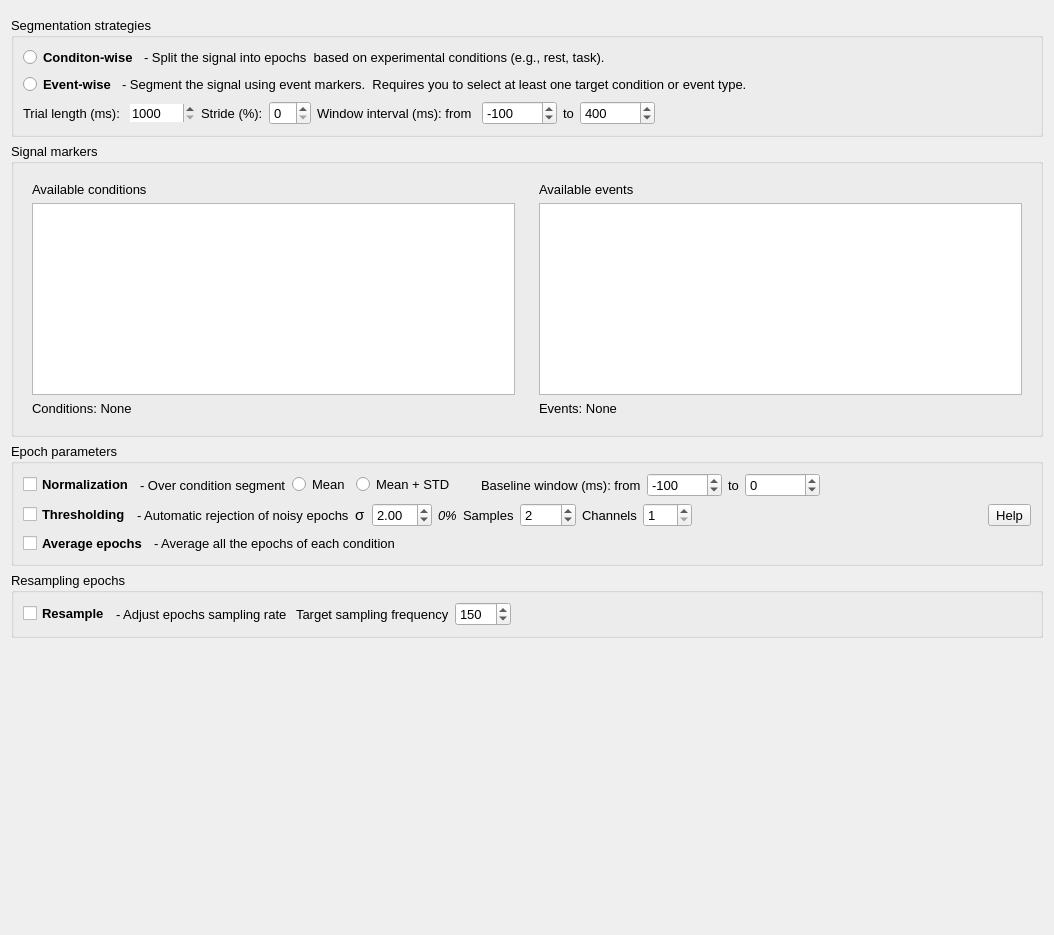
<?xml version="1.0" encoding="UTF-8"?>
<ui version="4.0">
 <class>Form</class>
 <widget class="QWidget" name="Form">
  <property name="geometry">
   <rect>
    <x>0</x>
    <y>0</y>
    <width>1054</width>
    <height>935</height>
   </rect>
  </property>
  <property name="windowTitle">
   <string>Form</string>
  </property>
  <layout class="QVBoxLayout" name="verticalLayout_2">
   <item>
    <widget class="QFrame" name="topContentWidget">
     <property name="styleSheet">
      <string notr="true">QFrame {
	border: none;
}</string>
     </property>
     <property name="frameShape">
      <enum>QFrame::NoFrame</enum>
     </property>
    </widget>
   </item>
   <item>
    <widget class="QGroupBox" name="segmentation_properties">
     <property name="font">
      <font>
       <pointsize>10</pointsize>
      </font>
     </property>
     <property name="title">
      <string>Segmentation strategies</string>
     </property>
     <layout class="QVBoxLayout" name="verticalLayout">
      <item>
       <layout class="QVBoxLayout" name="verticalLayout_5">
        <item>
         <layout class="QHBoxLayout" name="horizontalLayout_9">
          <item>
           <widget class="QRadioButton" name="conditionRButton">
            <property name="font">
             <font>
              <pointsize>10</pointsize>
              <weight>75</weight>
              <bold>true</bold>
             </font>
            </property>
            <property name="text">
             <string>Conditon-wise</string>
            </property>
           </widget>
          </item>
          <item>
           <widget class="QLabel" name="label_2">
            <property name="text">
             <string>- Split the signal into epochs  based on experimental conditions (e.g., rest, task).</string>
            </property>
           </widget>
          </item>
          <item>
           <spacer name="horizontalSpacer">
            <property name="orientation">
             <enum>Qt::Horizontal</enum>
            </property>
            <property name="sizeHint" stdset="0">
             <size>
              <width>40</width>
              <height>20</height>
             </size>
            </property>
           </spacer>
          </item>
         </layout>
        </item>
        <item>
         <layout class="QHBoxLayout" name="horizontalLayout_6">
          <item>
           <widget class="QRadioButton" name="eventRButton">
            <property name="font">
             <font>
              <pointsize>10</pointsize>
              <weight>75</weight>
              <bold>true</bold>
             </font>
            </property>
            <property name="text">
             <string>Event-wise</string>
            </property>
           </widget>
          </item>
          <item>
           <widget class="QLabel" name="label">
            <property name="text">
             <string>- Segment the signal using event markers.  Requires you to select at least one target condition or event type.</string>
            </property>
           </widget>
          </item>
          <item>
           <spacer name="horizontalSpacer_6">
            <property name="orientation">
             <enum>Qt::Horizontal</enum>
            </property>
            <property name="sizeHint" stdset="0">
             <size>
              <width>40</width>
              <height>20</height>
             </size>
            </property>
           </spacer>
          </item>
         </layout>
        </item>
       </layout>
      </item>
      <item>
       <layout class="QHBoxLayout" name="trials">
        <item>
         <widget class="QLabel" name="trialLabel">
          <property name="toolTip">
           <string>Epochs length in samples</string>
          </property>
          <property name="text">
           <string>Trial length (ms): </string>
          </property>
         </widget>
        </item>
        <item>
         <widget class="QSpinBox" name="trialBox">
          <property name="font">
           <font>
            <pointsize>10</pointsize>
            <kerning>true</kerning>
           </font>
          </property>
          <property name="styleSheet">
           <string notr="true"/>
          </property>
          <property name="inputMethodHints">
           <set>Qt::ImhNone</set>
          </property>
          <property name="frame">
           <bool>false</bool>
          </property>
          <property name="keyboardTracking">
           <bool>true</bool>
          </property>
          <property name="minimum">
           <number>1000</number>
          </property>
          <property name="maximum">
           <number>100000</number>
          </property>
          <property name="singleStep">
           <number>100</number>
          </property>
         </widget>
        </item>
        <item>
         <widget class="QLabel" name="trialstrideLabel">
          <property name="text">
           <string>Stride (%):</string>
          </property>
         </widget>
        </item>
        <item>
         <widget class="QSpinBox" name="trialstrideBox">
          <property name="styleSheet">
           <string notr="true"/>
          </property>
         </widget>
        </item>
        <item>
         <widget class="QLabel" name="winLabel_1">
          <property name="toolTip">
           <string>Temporal window in ms of the epoch. For example, w_epoch_t = [0, 1000] takes the epoch form 0 ms to 1000 ms after each onset (0 ms represents the onset).</string>
          </property>
          <property name="text">
           <string>Window interval (ms): from </string>
          </property>
         </widget>
        </item>
        <item>
         <widget class="QSpinBox" name="winBox_1">
          <property name="font">
           <font>
            <pointsize>10</pointsize>
            <kerning>true</kerning>
           </font>
          </property>
          <property name="styleSheet">
           <string notr="true"/>
          </property>
          <property name="frame">
           <bool>true</bool>
          </property>
          <property name="minimum">
           <number>-100000</number>
          </property>
          <property name="maximum">
           <number>100000</number>
          </property>
          <property name="singleStep">
           <number>100</number>
          </property>
          <property name="value">
           <number>-100</number>
          </property>
         </widget>
        </item>
        <item>
         <widget class="QLabel" name="winLabel_2">
          <property name="text">
           <string>to</string>
          </property>
         </widget>
        </item>
        <item>
         <widget class="QSpinBox" name="winBox_2">
          <property name="styleSheet">
           <string notr="true"/>
          </property>
          <property name="minimum">
           <number>-100000</number>
          </property>
          <property name="maximum">
           <number>100000</number>
          </property>
          <property name="singleStep">
           <number>100</number>
          </property>
          <property name="value">
           <number>400</number>
          </property>
         </widget>
        </item>
        <item>
         <spacer name="horizontalSpacer_2">
          <property name="orientation">
           <enum>Qt::Horizontal</enum>
          </property>
          <property name="sizeHint" stdset="0">
           <size>
            <width>40</width>
            <height>20</height>
           </size>
          </property>
         </spacer>
        </item>
       </layout>
      </item>
     </layout>
    </widget>
   </item>
   <item>
    <widget class="QGroupBox" name="signal_markers">
     <property name="sizePolicy">
      <sizepolicy hsizetype="Preferred" vsizetype="Fixed">
       <horstretch>0</horstretch>
       <verstretch>0</verstretch>
      </sizepolicy>
     </property>
     <property name="font">
      <font>
       <pointsize>10</pointsize>
      </font>
     </property>
     <property name="title">
      <string>Signal markers</string>
     </property>
     <layout class="QHBoxLayout" name="horizontalLayout">
      <item>
       <layout class="QVBoxLayout" name="available_conditions">
        <item>
         <widget class="QWidget" name="conditionWidget" native="true">
          <layout class="QVBoxLayout" name="verticalLayout_3">
           <item>
            <widget class="QLabel" name="availableconditionsLabel">
             <property name="text">
              <string>Available conditions</string>
             </property>
            </widget>
           </item>
           <item>
            <widget class="QListView" name="conditionList"/>
           </item>
           <item>
            <widget class="QLabel" name="conditionLabel">
             <property name="sizePolicy">
              <sizepolicy hsizetype="Preferred" vsizetype="Preferred">
               <horstretch>0</horstretch>
               <verstretch>3</verstretch>
              </sizepolicy>
             </property>
             <property name="text">
              <string>Conditions: None </string>
             </property>
            </widget>
           </item>
          </layout>
         </widget>
        </item>
       </layout>
      </item>
      <item>
       <layout class="QVBoxLayout" name="available_events">
        <item>
         <widget class="QWidget" name="eventWidget" native="true">
          <layout class="QVBoxLayout" name="verticalLayout_4">
           <item>
            <widget class="QLabel" name="availableeventsLabel">
             <property name="text">
              <string>Available events</string>
             </property>
            </widget>
           </item>
           <item>
            <widget class="QListView" name="eventList"/>
           </item>
           <item>
            <widget class="QLabel" name="eventLabel">
             <property name="sizePolicy">
              <sizepolicy hsizetype="Preferred" vsizetype="Preferred">
               <horstretch>0</horstretch>
               <verstretch>3</verstretch>
              </sizepolicy>
             </property>
             <property name="text">
              <string>Events: None </string>
             </property>
            </widget>
           </item>
          </layout>
         </widget>
        </item>
       </layout>
      </item>
     </layout>
    </widget>
   </item>
   <item>
    <widget class="QGroupBox" name="groupBox_2">
     <property name="font">
      <font>
       <pointsize>10</pointsize>
      </font>
     </property>
     <property name="title">
      <string>Epoch parameters</string>
     </property>
     <layout class="QVBoxLayout" name="verticalLayout_8">
      <item>
       <layout class="QHBoxLayout" name="horizontalLayout_5">
        <item>
         <widget class="QCheckBox" name="normCBox">
          <property name="font">
           <font>
            <pointsize>10</pointsize>
            <weight>75</weight>
            <bold>true</bold>
           </font>
          </property>
          <property name="text">
           <string>Normalization</string>
          </property>
         </widget>
        </item>
        <item>
         <widget class="QLabel" name="normLabel">
          <property name="font">
           <font>
            <pointsize>10</pointsize>
            <italic>false</italic>
           </font>
          </property>
          <property name="text">
           <string>- Over condition segment</string>
          </property>
          <property name="margin">
           <number>0</number>
          </property>
          <property name="indent">
           <number>-8</number>
          </property>
         </widget>
        </item>
        <item>
         <widget class="QRadioButton" name="dcRButton">
          <property name="text">
           <string>Mean</string>
          </property>
         </widget>
        </item>
        <item>
         <widget class="QRadioButton" name="zscoreRButton">
          <property name="text">
           <string>Mean + STD</string>
          </property>
         </widget>
        </item>
        <item>
         <spacer name="horizontalSpacer_7">
          <property name="orientation">
           <enum>Qt::Horizontal</enum>
          </property>
          <property name="sizeType">
           <enum>QSizePolicy::Fixed</enum>
          </property>
          <property name="sizeHint" stdset="0">
           <size>
            <width>20</width>
            <height>20</height>
           </size>
          </property>
         </spacer>
        </item>
        <item>
         <widget class="QLabel" name="baselineLabel_1">
          <property name="toolTip">
           <string>Temporal window in ms of the baseline. For example, w_baseline_t = [-500, 100] takes the baseline from -500 ms before each onset to 100 ms after each onset (0 ms represents the onset). This chunk of signal is used to normalize the epoch, if applicable.</string>
          </property>
          <property name="text">
           <string>Baseline window (ms): from</string>
          </property>
         </widget>
        </item>
        <item>
         <widget class="QSpinBox" name="baselineCBox_1">
          <property name="styleSheet">
           <string notr="true"/>
          </property>
          <property name="minimum">
           <number>-100000</number>
          </property>
          <property name="maximum">
           <number>10000</number>
          </property>
          <property name="value">
           <number>-100</number>
          </property>
         </widget>
        </item>
        <item>
         <widget class="QLabel" name="baselineLabel_2">
          <property name="text">
           <string>to</string>
          </property>
         </widget>
        </item>
        <item>
         <widget class="QSpinBox" name="baselineCBox_2">
          <property name="styleSheet">
           <string notr="true"/>
          </property>
          <property name="minimum">
           <number>-100000</number>
          </property>
          <property name="maximum">
           <number>1000000</number>
          </property>
          <property name="value">
           <number>0</number>
          </property>
         </widget>
        </item>
        <item>
         <spacer name="horizontalSpacer_5">
          <property name="orientation">
           <enum>Qt::Horizontal</enum>
          </property>
          <property name="sizeHint" stdset="0">
           <size>
            <width>40</width>
            <height>20</height>
           </size>
          </property>
         </spacer>
        </item>
       </layout>
      </item>
      <item>
       <layout class="QHBoxLayout" name="horizontalLayout_4">
        <item>
         <widget class="QCheckBox" name="thresCBox">
          <property name="font">
           <font>
            <pointsize>10</pointsize>
            <weight>75</weight>
            <bold>true</bold>
           </font>
          </property>
          <property name="text">
           <string>Thresholding</string>
          </property>
         </widget>
        </item>
        <item>
         <widget class="QLabel" name="thresLabel">
          <property name="text">
           <string>- Automatic rejection of noisy epochs</string>
          </property>
         </widget>
        </item>
        <item>
         <widget class="QLabel" name="threskLabel">
          <property name="sizePolicy">
           <sizepolicy hsizetype="Fixed" vsizetype="Preferred">
            <horstretch>0</horstretch>
            <verstretch>0</verstretch>
           </sizepolicy>
          </property>
          <property name="font">
           <font>
            <pointsize>11</pointsize>
           </font>
          </property>
          <property name="toolTip">
           <string>Standard deviation multiplier to calculate threshold</string>
          </property>
          <property name="text">
           <string>σ</string>
          </property>
         </widget>
        </item>
        <item>
         <widget class="QDoubleSpinBox" name="threskBox">
          <property name="styleSheet">
           <string notr="true"/>
          </property>
          <property name="singleStep">
           <double>0.100000000000000</double>
          </property>
          <property name="value">
           <double>2.000000000000000</double>
          </property>
         </widget>
        </item>
        <item>
         <widget class="QLabel" name="threskLabelaux">
          <property name="font">
           <font>
            <pointsize>10</pointsize>
            <italic>true</italic>
           </font>
          </property>
          <property name="text">
           <string>0%</string>
          </property>
         </widget>
        </item>
        <item>
         <widget class="QLabel" name="thressampLabel">
          <property name="toolTip">
           <string>Minimum number of samples that have to be over the threshold in each epoch to be discarded</string>
          </property>
          <property name="text">
           <string>Samples</string>
          </property>
         </widget>
        </item>
        <item>
         <widget class="QSpinBox" name="thressampBox">
          <property name="styleSheet">
           <string notr="true"/>
          </property>
          <property name="minimum">
           <number>1</number>
          </property>
          <property name="maximum">
           <number>9999</number>
          </property>
          <property name="value">
           <number>2</number>
          </property>
         </widget>
        </item>
        <item>
         <widget class="QLabel" name="threschanLabel">
          <property name="text">
           <string>Channels</string>
          </property>
         </widget>
        </item>
        <item>
         <widget class="QSpinBox" name="threschanBox">
          <property name="toolTip">
           <string>Minimum number of channels that have to have n_samples over the threshold in each epoch to be discarded</string>
          </property>
          <property name="styleSheet">
           <string notr="true"/>
          </property>
          <property name="minimum">
           <number>1</number>
          </property>
          <property name="maximum">
           <number>999</number>
          </property>
         </widget>
        </item>
        <item>
         <spacer name="horizontalSpacer_3">
          <property name="orientation">
           <enum>Qt::Horizontal</enum>
          </property>
          <property name="sizeHint" stdset="0">
           <size>
            <width>40</width>
            <height>20</height>
           </size>
          </property>
         </spacer>
        </item>
        <item>
         <widget class="QToolButton" name="threshelpButton">
          <property name="text">
           <string>Help</string>
          </property>
         </widget>
        </item>
       </layout>
      </item>
      <item>
       <layout class="QHBoxLayout" name="horizontalLayout_2">
        <item>
         <widget class="QCheckBox" name="averageCBox">
          <property name="font">
           <font>
            <pointsize>10</pointsize>
            <weight>75</weight>
            <bold>true</bold>
           </font>
          </property>
          <property name="text">
           <string>Average epochs</string>
          </property>
         </widget>
        </item>
        <item>
         <widget class="QLabel" name="averageLabel">
          <property name="text">
           <string>- Average all the epochs of each condition </string>
          </property>
         </widget>
        </item>
        <item>
         <spacer name="horizontalSpacer_8">
          <property name="orientation">
           <enum>Qt::Horizontal</enum>
          </property>
          <property name="sizeHint" stdset="0">
           <size>
            <width>40</width>
            <height>20</height>
           </size>
          </property>
         </spacer>
        </item>
       </layout>
      </item>
     </layout>
    </widget>
   </item>
   <item>
    <widget class="QGroupBox" name="groupBox">
     <property name="font">
      <font>
       <pointsize>10</pointsize>
      </font>
     </property>
     <property name="title">
      <string>Resampling epochs</string>
     </property>
     <layout class="QHBoxLayout" name="horizontalLayout_3">
      <item>
       <widget class="QCheckBox" name="resampleCBox">
        <property name="font">
         <font>
          <pointsize>10</pointsize>
          <weight>75</weight>
          <bold>true</bold>
         </font>
        </property>
        <property name="text">
         <string>Resample</string>
        </property>
       </widget>
      </item>
      <item>
       <widget class="QLabel" name="resampleLabel">
        <property name="text">
         <string>- Adjust epochs sampling rate </string>
        </property>
       </widget>
      </item>
      <item>
       <widget class="QLabel" name="newfsLabel">
        <property name="text">
         <string>Target sampling frequency</string>
        </property>
       </widget>
      </item>
      <item>
       <widget class="QSpinBox" name="resamplefsBox">
        <property name="styleSheet">
         <string notr="true"/>
        </property>
        <property name="minimum">
         <number>1</number>
        </property>
        <property name="maximum">
         <number>9999</number>
        </property>
        <property name="value">
         <number>150</number>
        </property>
       </widget>
      </item>
      <item>
       <spacer name="horizontalSpacer_4">
        <property name="orientation">
         <enum>Qt::Horizontal</enum>
        </property>
        <property name="sizeHint" stdset="0">
         <size>
          <width>40</width>
          <height>20</height>
         </size>
        </property>
       </spacer>
      </item>
     </layout>
    </widget>
   </item>
   <item>
    <spacer name="verticalSpacer">
     <property name="orientation">
      <enum>Qt::Vertical</enum>
     </property>
     <property name="sizeHint" stdset="0">
      <size>
       <width>20</width>
       <height>40</height>
      </size>
     </property>
    </spacer>
   </item>
  </layout>
 </widget>
 <resources/>
 <connections/>
</ui>
